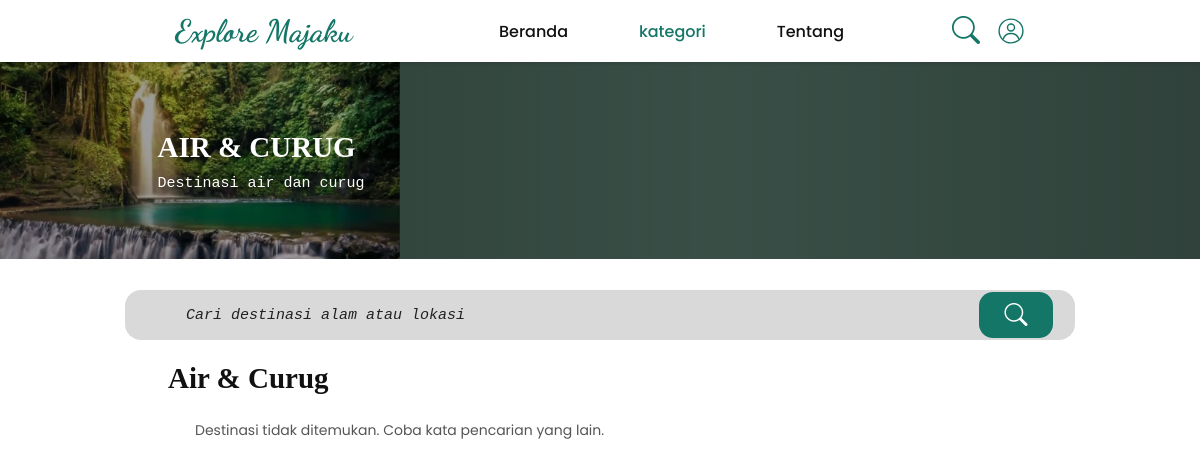
Screenshot of /FrontEnd/pages/kategori.php?kategori=air-curug with the database file from the repository.
### tables this page shows
CREATE TABLE `kategori` (
  `Id_kategori` int(12) NOT NULL AUTO_INCREMENT,
  `nama_kategori` varchar(255) NOT NULL,
  `deskripsi` text DEFAULT NULL,
  `gambar` varchar(600) DEFAULT NULL,
  `aktif` tinyint(1) NOT NULL DEFAULT 1,
  PRIMARY KEY (`Id_kategori`)
);

### Backend/database/wisata_repository.php (called while the page is built, shortened)
<?php
function fetchActiveCategories(mysqli $connection): array
{
    $result = $connection->query(
        "SELECT Id_kategori, nama_kategori, deskripsi, gambar
         FROM kategori
         WHERE aktif = 1
         ORDER BY nama_kategori"
    );
    $categories = $result->fetch_all(MYSQLI_ASSOC);
    return $categories;
}
function fetchTourismRows(mysqli $connection, array $filters = []): array
{
    $conditions = ["w.aktif = 1", "k.aktif = 1"];
    $parameters = [];
    $parameterTypes = "";
    if (isset($filters["id_kategori"]) && filter_var($filters["id_kategori"], FILTER_VALIDATE_INT)) {
        $conditions[] = "w.id_kategori = ?";
        $parameters[] = (int) $filters["id_kategori"];
        $parameterTypes .= "i";
    }
    foreach (["domisili", "id_kategori"] as $filter) {
        if (empty($filters[$filter . "_in"]) || !is_array($filters[$filter . "_in"])) {
            continue;
        }
        $values = array_values($filters[$filter . "_in"]);
        $conditions[] = "w.$filter IN (" . implode(",", array_fill(0, count($values), "?")) . ")";
    }
    $sql = "SELECT
                w.id_wisata,
                w.id_kategori,
                w.nama_wisata,
                w.deskripsi,
                w.alamat,
                w.domisili AS wilayah,
                w.harga_tiket,
                w.jam_buka,
                w.jam_tutup,
                w.latitude,
                w.longitude,
                w.Maps_Wisata,
                k.nama_kategori AS kategori,
                k.gambar AS gambar_kategori,
                (
                    SELECT f.link_foto
                    FROM foto_wisata AS f
                    WHERE f.id_wisata = w.id_wisata
                    ORDER BY f.Id_foto
                    LIMIT 1
                ) AS gambar,
                (
                    SELECT AVG(r.rating)
                    FROM ulasan AS r
                    WHERE r.Id_wisata = w.id_wisata
                ) AS rating,
                (
                    SELECT COUNT(*)
                    FROM ulasan AS r
                    WHERE r.Id_wisata = w.id_wisata
                ) AS jumlah_ulasan
            FROM wisata AS w
            INNER JOIN kategori AS k ON k.Id_kategori = w.id_kategori
            WHERE " . implode(" AND ", $conditions) . "
            ORDER BY w.nama_wisata";
    $statement = $connection->prepare($sql);
    if ($parameters !== []) {
        $statement->bind_param($parameterTypes, ...$parameters);
    }
    $statement->execute();
    $rows = $statement->get_result()->fetch_all(MYSQLI_ASSOC);
    return $rows;
}

### FrontEnd/pages/kategori.php (the view, shortened to what this page needs)
<?php
require_once __DIR__ . "/../../Backend/database/koneksi.php";
require_once __DIR__ . "/../../Backend/database/wisata_repository.php";
$categoryRoutes = [
    "alam" => 1,
    "air-curug" => 4,
    "buatan-kuliner" => 3,
    "sejarah-budaya" => 2
];
$categoryKey = $_GET["kategori"] ?? "alam";
$categories = fetchActiveCategories($conn);
$categoryId = $categoryRoutes[$categoryKey];
$category = null;
foreach ($categories as $availableCategory) {
    if ($availableCategory["Id_kategori"] === $categoryId) {
        $category = $availableCategory;
        break;
    }
}
if ($category === null) {
    http_response_code(404);
    $destinations = [];
    $category = [
        "Id_kategori" => $categoryId,
        "nama_kategori" => "Kategori tidak tersedia",
        "deskripsi" => "Kategori ini belum tersedia."
    ];
} else {
    $keyword = isset($_GET["keyword"]) && is_string($_GET["keyword"])
        ? trim($_GET["keyword"])
        : "";
    $destinations = fetchTourismRows($conn, [
        "id_kategori" => $categoryId,
        "keyword" => $keyword
    ]);
}
function escapeHtml(string $value): string
{
    return htmlspecialchars($value, ENT_QUOTES, 'UTF-8');
}
?>
<!DOCTYPE html>
<html lang="id">
<head>
    <link rel="stylesheet" href="https://cdn.jsdelivr.net/npm/bootstrap-icons@1.11.3/font/bootstrap-icons.min.css">
    <link rel="stylesheet" href="../CSS/kategori.css">
</head>
<body>
    <header class="site-header">
        <nav class="main-nav" aria-label="Navigasi utama">
            <a class="brand" href="../../index.php">Explore Majaku</a>
            <div class="nav-links">
                <a href="../../index.php">Beranda</a>
                <a class="active category-trigger" href="kategori.php?kategori=alam" aria-current="page">kategori</a>
                <a href="tentang.php">Tentang</a>
            </div>
            <div class="nav-icons">
                <a href="#search" aria-label="Cari destinasi"><i class="bi bi-search" aria-hidden="true"></i></a>
                <a href="../auth/Login.php" aria-label="Profil"><svg class="profile-outline-icon" viewBox="0 0 40 40" aria-hidden="true"><circle cx="20" cy="20" r="17"></circle><circle cx="20" cy="15" r="5"></circle><path d="M9 31c1.7-5 5.5-7.5 11-7.5S29.3 26 31 31"></path></svg></a>
            </div>
        </nav>
    </header>
    <main>
        <section class="hero" aria-label="<?= escapeHtml($category['nama_kategori']); ?>">
            <div class="hero-images" aria-hidden="true">
                <img src="../../<?= escapeHtml($category['gambar'] ?? 'FrontEnd/assets/images/img.png'); ?>" alt="">
            </div>
            <div class="hero-shade"></div>
            <div class="hero-copy">
                <h1><?= escapeHtml(mb_strtoupper($category['nama_kategori'], 'UTF-8')); ?></h1>
                <p><?= escapeHtml($category['deskripsi'] ?? ''); ?></p>
            </div>
        </section>
        <section class="category-content">
            <form class="search-box" id="search" action="kategori.php" method="get" role="search">
                <input
                    id="destination-search"
                    type="search"
                    name="keyword"
                    placeholder="Cari destinasi alam atau lokasi"
                    value="<?= escapeHtml($keyword); ?>"
                >
                <button type="submit" aria-label="Cari"><i class="bi bi-search" aria-hidden="true"></i></button>
            </form>
            <h2><?= escapeHtml($category['nama_kategori']); ?></h2>
            <?php if ($destinations !== []): ?>
                <div class="destination-grid">
                    <?php foreach ($destinations as $destination): ?>
                        <article class="destination-card">
                            <img
                                class="destination-image"
                                src="../../<?= escapeHtml($destination['gambar'] ?? 'FrontEnd/assets/images/img.png'); ?>"
                                alt="<?= escapeHtml($destination['nama_wisata']); ?>"
                                loading="lazy"
                            >
                            <div class="card-content">
                                <h3><?= escapeHtml($destination['nama_wisata']); ?></h3>
                                <div class="rating">
                                    <?php if ($destination['rating'] !== null): ?>
                                        <span class="stars" aria-label="Rating <?= number_format($destination['rating'], 1, ',', '.'); ?> dari 5">★ <?= number_format($destination['rating'], 1, ',', '.'); ?>/5</span>
                                        <small>(<?= (int) $destination['jumlah_ulasan']; ?> ulasan)</small>
                                    <?php else: ?>
                                        <small>Belum ada ulasan</small>
                                    <?php endif; ?>
                                </div>
                                <p class="location">
                                    <i class="bi bi-geo-alt-fill" aria-hidden="true"></i>
                                    <span><?= escapeHtml($destination['wilayah']); ?></span>
                                </p>
                                <small class="distance">
                                    <?= $destination['harga_tiket'] > 0
                                        ? 'Rp ' . number_format($destination['harga_tiket'], 0, ',', '.')
                                        : 'Harga belum tersedia'; ?>
                                </small>
                            </div>
                        </article>
                    <?php endforeach; ?>
                </div>
            <?php else: ?>
                <p class="empty-state">Destinasi tidak ditemukan. Coba kata pencarian yang lain.</p>
            <?php endif; ?>
        </section>
    </main>
</body>
</html>

### FrontEnd/CSS/kategori.css (style rules this page uses)
:root { color-scheme: light; --green: #147666; --text: #111; --muted: #d9d9d9; }
* { box-sizing: border-box; }
html { scroll-behavior: smooth; }
body { margin: 0; background: #fff; color: var(--text); font-family: 'Poppins', Arial, sans-serif; }
a { color: inherit; text-decoration: none; }
.site-header { height: 62px; background: #fff; box-shadow: 0 1px 4px rgba(0, 0, 0, .16); position: relative; z-index: 2; }
.main-nav { width: min(850px, calc(100% - 44px)); height: 100%; margin: 0 auto; display: flex; align-items: center; }
.brand { color: var(--green); font-family: 'Dancing Script', cursive; font-size: 31px; font-weight: 700; white-space: nowrap; }
.nav-links { display: flex; align-items: center; justify-content: space-between; width: 345px; margin-left: auto; }
.nav-links a { font-size: 16px; font-weight: 500; }
.nav-links a:hover, .nav-links a.active { color: var(--green); }
.nav-icons { display: flex; align-items: center; gap: 17px; margin-left: 108px; }
.nav-icons a { display: flex; align-items: center; color: var(--green); font-size: 28px; line-height: 1; }
.profile-outline-icon { width: 28px; height: 28px; fill: none; stroke: currentColor; stroke-width: 2; stroke-linecap: round; stroke-linejoin: round; }
.hero { height: 197px; position: relative; overflow: hidden; background: #49655a; }
.hero-images { position: absolute; inset: 0; display: grid; grid-template-columns: repeat(3, 1fr); }
.hero-images img { width: 100%; height: 100%; object-fit: cover; min-width: 0; }
.hero-shade { position: absolute; inset: 0; background: linear-gradient(90deg, rgba(0, 0, 0, .43), rgba(0, 0, 0, .22) 60%, rgba(0, 0, 0, .35)); }
.hero-copy { position: absolute; top: 50%; left: max(calc((100% - 885px) / 2), 6%); width: min(665px, 75%); transform: translateY(-50%); color: #fff; }
.hero-copy h1 { max-width: 420px; margin: 0 0 8px; font: 700 29px/1.35 Georgia, 'Times New Roman', serif; }
.hero-copy p { margin: 0; font: 15px/1.25 'Courier New', monospace; }
.category-content { width: min(950px, calc(100% - 40px)); margin: 31px auto 50px; }
.search-box { height: 50px; display: flex; align-items: center; margin: 0 0 20px; padding: 4px 22px 4px 59px; border-radius: 16px; background: var(--muted); }
.search-box input[type="search"] { width: 100%; height: 100%; min-width: 0; flex: 1; border: 0; outline: 0; background: transparent; color: #222; font: italic 15px 'Courier New', monospace; }
.search-box input::placeholder { color: #222; opacity: 1; }
.search-box button { width: 74px; height: 46px; flex: 0 0 74px; border: 0; border-radius: 14px; background: var(--green); color: white; font-size: 23px; line-height: 1; cursor: pointer; }
.category-content h2 { margin: 0 0 8px 43px; font: 700 29px/1.25 Georgia, 'Times New Roman', serif; }
.empty-state { width: min(810px, calc(100% - 84px)); margin: 24px auto; color: #555; font-size: 14px; }

### rows the page displays
kategori: gambar (picture), nama_kategori "AIR & CURUG", deskripsi "Destinasi air dan curug", nama_kategori "Air & Curug"
